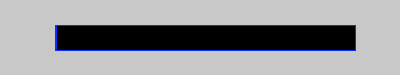
Frame 1 (no input)
Frame 60 (the mouse pressed at the canvas centre just before this capture): identical to frame 1, image omitted
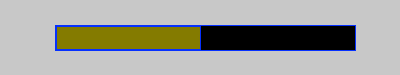
Frame 120 (the mouse held since frame 60 and released just before this capture)

The Processing sketch that drew these frames (run headless with seeded random() and noise(); from frame 60 on, the mouse is pressed at the canvas centre):

// Processing sketch: processing_98063
// ── processing_98063.pde


void setup( )
{
  size(400, 75);  // Makes the void have a width of 400 pixels and a height of 75 pixels
  background(200);  // Makes the background grey
  smooth();
}
float value =25;
void draw() {
  value=constrain(map(mouseX,55,355,0,100),0,100); 
  stroke(#0530FF); // Makes the rectangle have a blue boarder
  fill(0); // Fills/makes the rectangle black 
  rect(55, 25, 300, 25); // This draws the rectangle at 55 pixels across, 25 pixels down. (has width of 300 pixels and a hieght of 25 pixels)  
  fill(lerpColor(#ff0000, #00ff00, value/100));  // Changes the fill from a bright red to a green the more right the mouse goes along to the right of the screen (In the middle is causes the fill to become a brownish  colour)
  rect(56,26,map(value,0,100,0,298), 23);
}
